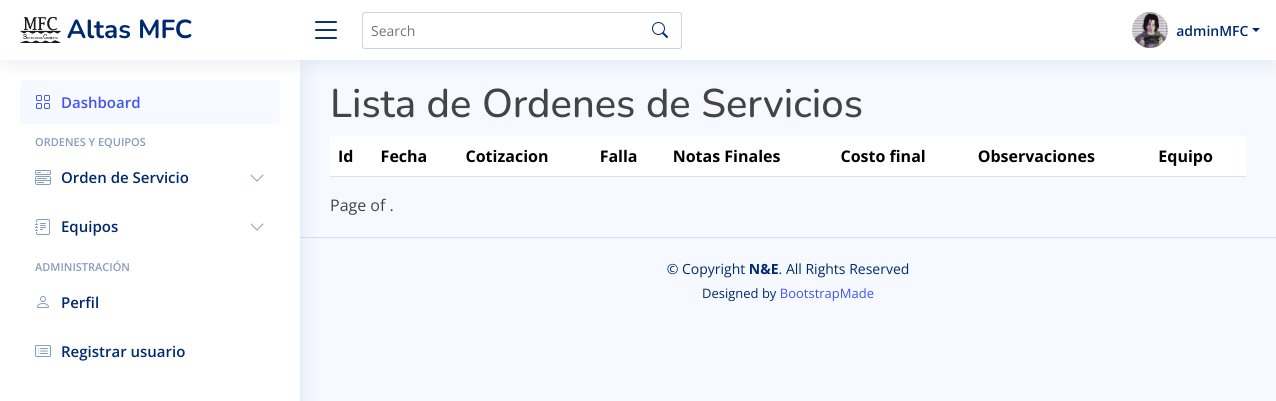
The app's page /servicios/ (signed in), older data.
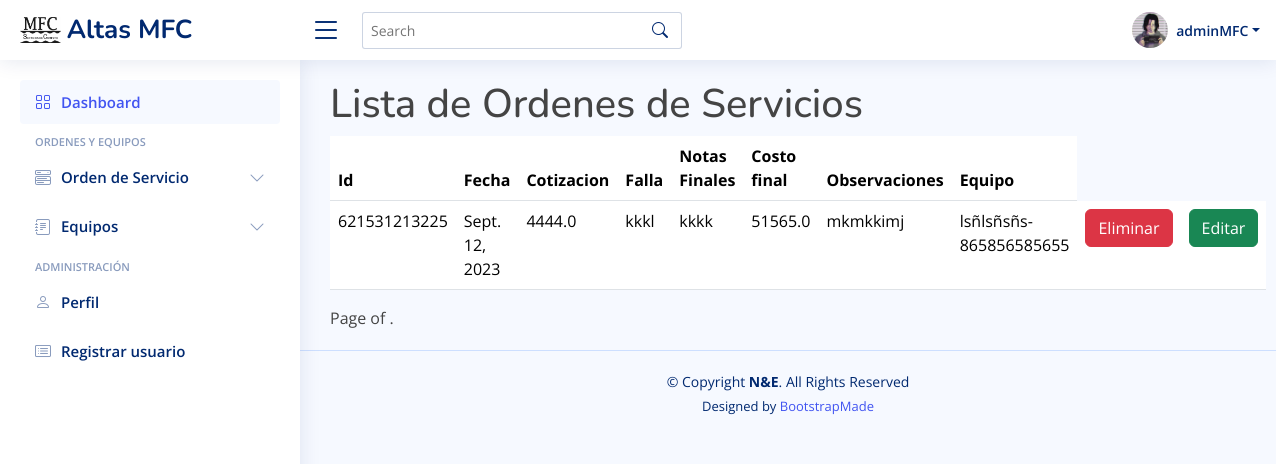
The same page, newer data.
### inicio/models.py (models this page shows)
class OrdenServicio(models.Model):
    id_orden = models.IntegerField(null=False, blank=False, primary_key=True)
    fecha_orden = models.DateField(null=False)
    cotizacion = models.FloatField(max_length=5)
    tipo_servicio = models.CharField(max_length=20, null=False)
    falla_equipo = models.CharField(max_length=200, null=False)
    indicaciones_adicionales = models.CharField(max_length=70, null= False)
    servicio_realizado = models.CharField(max_length=150)
    notas_finales = models.CharField(max_length=150)
    encargado = models.CharField(max_length=50)
    partes = models.CharField(max_length=70)
    fecha_entrega = models.DateField()
    costo_final = models.FloatField(max_length=5.2)
    observaciones_notas = models.CharField(max_length=50)
    equipo = models.ForeignKey(Equipo, null=False, blank=False, on_delete=models.CASCADE)

class Equipo (models.Model):
    cliente_equipo = models.TextField(max_length=50, null=False)
    telefono_cliente = models.IntegerField(max_length=10, null=False)
    tipo = [
        ('E','Escritorio-CPU'),
        ('P','Portatil'),
        ('A','Alo'),
        ('I','Impresora'),
        ('M','Multifuncional'),
        ('T','Tablet')
    ]
    tipo_equipo = models.CharField(max_length=1, choices= tipo, default='P')
    marca_equipo = models.CharField(max_length=30, null=False)
    modelo_equipo = models.CharField(max_length=30, null=False)
    serial_number = models.CharField(max_length=15, null=False)
    accesorios_equipo = models.TextField(max_length=100)
    contraseña_equipo = models.CharField(max_length=30)
    sistema_operativo = models.TextField(max_length=30, null=False)
    def __str__(self):
        return f"{self.cliente_equipo}-{self.serial_number}"

### inicio/views.py (the view)
# urls.py: path('servicios/', views.lista_servicios, name='Servicios'),
@login_required
def lista_servicios(request):
    context={
        'servicio': OrdenServicio.objects.all()
    }
    return render(request, 'servicios/lista_servicios.html',context)

### inicio/templates/servicios/lista_servicios.html (shortened to what this page needs)
{% extends 'base.html' %}
{% block contenido %}
<h1>Lista de Ordenes de Servicios</h1>
    <table class="table">
        <thead>
            <tr>
                <th>Id</th>
                <th>Fecha</th>
                <th>Cotizacion</th>
                <th>Falla</th>
                <th>Notas Finales</th>
                <th>Costo final</th>
                <th>Observaciones</th>
                <th>Equipo</th>
            </tr>
        </thead>
        <tbody>
            {% for servicio in servicio %}
                <tr>
                    <td>{{servicio.id_orden}}</td>
                    <td>{{servicio.fecha_orden}}</td>
                    <td>{{servicio.cotizacion}}</td>
                    <td>{{servicio.falla_equipo}}</td>
                    <td>{{servicio.notas_finales}}</td>
                    <td>{{servicio.costo_final}}</td>
                    <td>{{servicio.observaciones_notas}}</td>
                    <td>{{servicio.equipo}}</td>
                    <td><a class="btn btn-danger" href="#">Eliminar</a></td>
                    <td><a class="btn btn-success" href="#">Editar</a></td>
                </tr>
            {% endfor %}
        </tbody>
    </table>
    <div class="pagination">
        <span class="step-links">
            <span class="current">
                Page {{ page_obj.number }} of {{ page_obj.paginator.num_pages }}.
            </span>
        </span>
    </div>
{% endblock contenido %}

Row changes from the older to the newer data that the page shows:
added OrdenServicio: id_orden "621531213225", fecha_orden "Sept. 12, 2023", cotizacion "4444.0", falla_equipo "kkkl", notas_finales "kkkk", costo_final "51565.0", observaciones_notas "mkmkkimj", equipo "lsñlsñsñs-865856585655"
